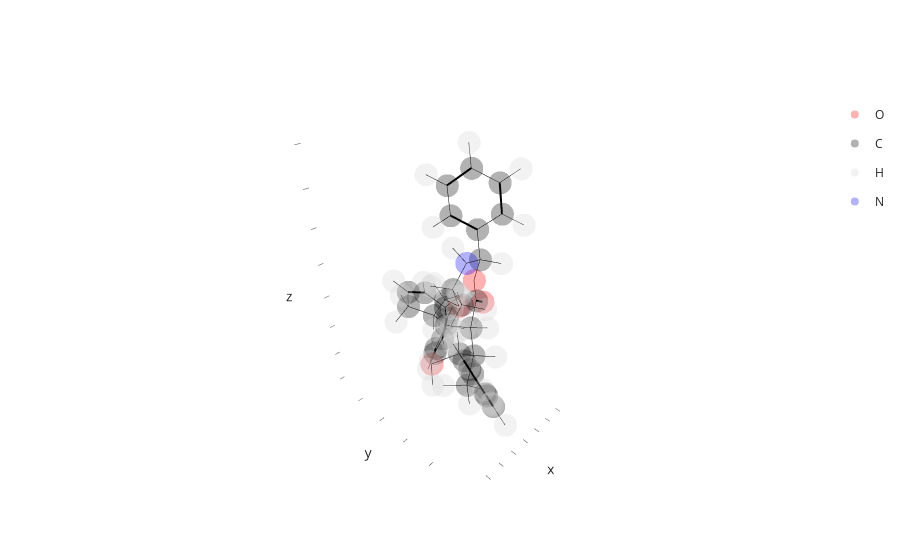

The cell this chart's notebook holds for it:
### Markdown cell above
With the information that we are looking for `C6` and its hydrogens, we can finish our structure:

### Code cell
link4 = bb.linkage("C3", "C6", ["H32"], ["H62"])

# attach (using another whacky syntax) and visualize
final = mol % link4 + naphthalene
final.show()

### Figure 1 — Plotly figure (JSON) as saved in the notebook; plotly's stock layout.template omitted (floating-point values rounded to 4 significant figures; data arrays with more than 128 entries replaced by an {"elided": "..."} marker saying what was removed)
{"data": [{"customdata": [["O7", 1, 1, "UNK", "A"], ["O1", 16, 2, "UNK", "A"], ["O7", 27, 3, "UNK", "A"], ["O3", 41, 4, "UNK", "A"]], "hovertemplate": "atom_element=O<br>x=%{x}<br>y=%{y}<br>z=%{z}<br>atom_id=%{customdata[0]}<br>atom_serial=%{customdata[1]}<br>residue_serial=%{customdata[2]}<br>residue_name=%{customdata[3]}<br>chain_id=%{customdata[4]}<extra></extra>", "legendgroup": "O", "marker": {"color": "red", "opacity": 0.3, "symbol": "circle"}, "mode": "markers", "name": "O", "scene": "scene", "showlegend": true, "type": "scatter3d", "x": [5.243, 1.837, 2.707, 2.034], "y": [-1.101, -1.048, -0.8858, -2.446], "z": [0.8953, 2.762, 4.519, 1.848]}, {"customdata": {"elided": "31x5 mixed values"}, "hovertemplate": "atom_element=C<br>x=%{x}<br>y=%{y}<br>z=%{z}<br>atom_id=%{customdata[0]}<br>atom_serial=%{customdata[1]}<br>residue_serial=%{customdata[2]}<br>residue_name=%{customdata[3]}<br>chain_id=%{customdata[4]}<extra></extra>", "legendgroup": "C", "marker": {"color": "black", "opacity": 0.3, "symbol": "circle"}, "mode": "markers", "name": "C", "scene": "scene", "showlegend": true, "type": "scatter3d", "x": [3.331, 3.923, 3.488, 2.621, 2.935, 2.068, 2.225, 3.963, 3.949, 5.206, 2.74, 1.435, 1.508, 1.98, 0.8224, 1.913, 0.7548, 1.3, 2.549, 3.277, 1.734, 1.428, 0.3621, 2.34, 3.017, 0.8568, 2.227, -0.1845, 2.052, 1.771, 0.4823], "y": [-0.4205, -0.5873, 0.784, -1.469, 0.9401, -1.313, -0.1082, 0.3657, 0.1138, 1.13, -0.6732, -1.922, -1.603, -3.112, -1.029, -3.41, -1.327, -2.518, -2.403, -1.072, -3.765, -4.038, -5.18, -4.025, -5.373, -6.419, -4.067, -5.564, -6.513, -4.679, -5.323], "z": [-0.344, 1.015, -1.03, -0.9292, -2.301, -2.2, -2.886, 1.555, 3.058, 1.129, 3.503, 6.241, 4.786, 6.723, 7.121, 8.084, 8.482, 8.963, 3.183, 3.337, 1.409, -0.7046, -0.6105, 0.5331, 0.7835, 0.1031, -1.992, -1.97, 0.7007, -3.094, -3.107]}, {"customdata": {"elided": "37x5 mixed values"}, "hovertemplate": "atom_element=H<br>x=%{x}<br>y=%{y}<br>z=%{z}<br>atom_id=%{customdata[0]}<br>atom_serial=%{customdata[1]}<br>residue_serial=%{customdata[2]}<br>residue_name=%{customdata[3]}<br>chain_id=%{customdata[4]}<extra></extra>", "legendgroup": "H", "marker": {"color": "lightgray", "opacity": 0.3, "symbol": "circle"}, "mode": "markers", "name": "H", "scene": "scene", "showlegend": true, "type": "scatter3d", "x": [3.334, 4.041, 2.493, 3.058, 1.516, 1.795, 5.723, 3.071, 3.947, 4.837, 5.257, 5.194, 6.114, 0.6576, 2.462, 0.3957, 2.337, 0.2782, 1.247, 3.271, 2.602, 3.719, 4.078, 1.696, 0.6796, 1.897, 0.8913, -0.4771, 3.104, 3.827, 3.472, 0.1995, 3.178, -1.145, 2.34, 2.346, 0.07337], "y": [-1.28, 1.607, -2.413, 1.878, -2.129, 0.01322, -0.5603, 0.9321, 1.062, -0.4528, 2.104, 1.301, 0.5701, -0.991, -3.814, -0.0978, -4.337, -0.6324, -2.75, -3.214, -0.2256, -0.9666, -0.9905, -3.253, -3.798, -4.491, -3.078, -4.789, -3.243, -5.538, -5.358, -7.285, -3.544, -6.071, -7.451, -4.669, -5.625], "z": [1.625, -0.5854, -0.4058, -2.835, -2.656, -3.876, 0.2445, 1.262, 3.606, 3.358, 1.627, 0.04822, 1.375, 4.467, 6.047, 6.758, 8.458, 9.167, 10.02, 3.334, 3.161, 4.333, 2.594, 4.831, 1.123, 2.211, -0.7134, -0.01886, 0.4465, 0.06409, 1.78, 0.1262, -2.03, -2.012, 1.166, -4.013, -4.065]}, {"customdata": [["N1", 42, 4, "UNK", "A"]], "hovertemplate": "atom_element=N<br>x=%{x}<br>y=%{y}<br>z=%{z}<br>atom_id=%{customdata[0]}<br>atom_serial=%{customdata[1]}<br>residue_serial=%{customdata[2]}<br>residue_name=%{customdata[3]}<br>chain_id=%{customdata[4]}<extra></extra>", "legendgroup": "N", "marker": {"color": "blue", "opacity": 0.3, "symbol": "circle"}, "mode": "markers", "name": "N", "scene": "scene", "showlegend": true, "type": "scatter3d", "x": [1.499], "y": [-2.48], "z": [4.197]}, {"hoverinfo": "skip", "line": {"color": "black", "width": 1}, "mode": "lines", "showlegend": false, "type": "scatter3d", "x": [5.243, 3.923], "y": [-1.101, -0.5873], "z": [0.8953, 1.015]}, {"hoverinfo": "skip", "line": {"color": "black", "width": 1}, "mode": "lines", "showlegend": false, "type": "scatter3d", "x": [5.243, 5.723], "y": [-1.101, -0.5603], "z": [0.8953, 0.2445]}, {"hoverinfo": "skip", "line": {"color": "black", "width": 1}, "mode": "lines", "showlegend": false, "type": "scatter3d", "x": [3.331, 3.923], "y": [-0.4205, -0.5873], "z": [-0.344, 1.015]}, {"hoverinfo": "skip", "line": {"color": "black", "width": 4}, "mode": "lines", "showlegend": false, "type": "scatter3d", "x": [3.331, 3.488], "y": [-0.4205, 0.784], "z": [-0.344, -1.03]}, {"hoverinfo": "skip", "line": {"color": "black", "width": 1}, "mode": "lines", "showlegend": false, "type": "scatter3d", "x": [3.331, 2.621], "y": [-0.4205, -1.469], "z": [-0.344, -0.9292]}, {"hoverinfo": "skip", "line": {"color": "black", "width": 1}, "mode": "lines", "showlegend": false, "type": "scatter3d", "x": [3.923, 3.334], "y": [-0.5873, -1.28], "z": [1.015, 1.625]}, {"hoverinfo": "skip", "line": {"color": "black", "width": 1}, "mode": "lines", "showlegend": false, "type": "scatter3d", "x": [3.923, 3.963], "y": [-0.5873, 0.3657], "z": [1.015, 1.555]}, {"hoverinfo": "skip", "line": {"color": "black", "width": 1}, "mode": "lines", "showlegend": false, "type": "scatter3d", "x": [3.488, 2.935], "y": [0.784, 0.9401], "z": [-1.03, -2.301]}, {"hoverinfo": "skip", "line": {"color": "black", "width": 1}, "mode": "lines", "showlegend": false, "type": "scatter3d", "x": [3.488, 4.041], "y": [0.784, 1.607], "z": [-1.03, -0.5854]}, {"hoverinfo": "skip", "line": {"color": "black", "width": 4}, "mode": "lines", "showlegend": false, "type": "scatter3d", "x": [2.621, 2.068], "y": [-1.469, -1.313], "z": [-0.9292, -2.2]}, {"hoverinfo": "skip", "line": {"color": "black", "width": 1}, "mode": "lines", "showlegend": false, "type": "scatter3d", "x": [2.621, 2.493], "y": [-1.469, -2.413], "z": [-0.9292, -0.4058]}, {"hoverinfo": "skip", "line": {"color": "black", "width": 4}, "mode": "lines", "showlegend": false, "type": "scatter3d", "x": [2.935, 2.225], "y": [0.9401, -0.1082], "z": [-2.301, -2.886]}, {"hoverinfo": "skip", "line": {"color": "black", "width": 1}, "mode": "lines", "showlegend": false, "type": "scatter3d", "x": [2.935, 3.058], "y": [0.9401, 1.878], "z": [-2.301, -2.835]}, {"hoverinfo": "skip", "line": {"color": "black", "width": 1}, "mode": "lines", "showlegend": false, "type": "scatter3d", "x": [2.068, 2.225], "y": [-1.313, -0.1082], "z": [-2.2, -2.886]}, {"hoverinfo": "skip", "line": {"color": "black", "width": 1}, "mode": "lines", "showlegend": false, "type": "scatter3d", "x": [2.068, 1.516], "y": [-1.313, -2.129], "z": [-2.2, -2.656]}, {"hoverinfo": "skip", "line": {"color": "black", "width": 1}, "mode": "lines", "showlegend": false, "type": "scatter3d", "x": [2.225, 1.795], "y": [-0.1082, 0.01322], "z": [-2.886, -3.876]}, {"hoverinfo": "skip", "line": {"color": "black", "width": 4}, "mode": "lines", "showlegend": false, "type": "scatter3d", "x": [1.837, 2.74], "y": [-1.048, -0.6732], "z": [2.762, 3.503]}, {"hoverinfo": "skip", "line": {"color": "black", "width": 1}, "mode": "lines", "showlegend": false, "type": "scatter3d", "x": [3.963, 3.949], "y": [0.3657, 0.1138], "z": [1.555, 3.058]}, {"hoverinfo": "skip", "line": {"color": "black", "width": 1}, "mode": "lines", "showlegend": false, "type": "scatter3d", "x": [3.963, 5.206], "y": [0.3657, 1.13], "z": [1.555, 1.129]}, {"hoverinfo": "skip", "line": {"color": "black", "width": 1}, "mode": "lines", "showlegend": false, "type": "scatter3d", "x": [3.963, 3.071], "y": [0.3657, 0.9321], "z": [1.555, 1.262]}, {"hoverinfo": "skip", "line": {"color": "black", "width": 1}, "mode": "lines", "showlegend": false, "type": "scatter3d", "x": [3.949, 2.74], "y": [0.1138, -0.6732], "z": [3.058, 3.503]}, {"hoverinfo": "skip", "line": {"color": "black", "width": 1}, "mode": "lines", "showlegend": false, "type": "scatter3d", "x": [3.949, 3.947], "y": [0.1138, 1.062], "z": [3.058, 3.606]}, {"hoverinfo": "skip", "line": {"color": "black", "width": 1}, "mode": "lines", "showlegend": false, "type": "scatter3d", "x": [3.949, 4.837], "y": [0.1138, -0.4528], "z": [3.058, 3.358]}, {"hoverinfo": "skip", "line": {"color": "black", "width": 1}, "mode": "lines", "showlegend": false, "type": "scatter3d", "x": [5.206, 5.257], "y": [1.13, 2.104], "z": [1.129, 1.627]}, {"hoverinfo": "skip", "line": {"color": "black", "width": 1}, "mode": "lines", "showlegend": false, "type": "scatter3d", "x": [5.206, 5.194], "y": [1.13, 1.301], "z": [1.129, 0.04822]}, {"hoverinfo": "skip", "line": {"color": "black", "width": 1}, "mode": "lines", "showlegend": false, "type": "scatter3d", "x": [5.206, 6.114], "y": [1.13, 0.5701], "z": [1.129, 1.375]}, {"hoverinfo": "skip", "line": {"color": "black", "width": 1}, "mode": "lines", "showlegend": false, "type": "scatter3d", "x": [2.74, 2.707], "y": [-0.6732, -0.8858], "z": [3.503, 4.519]}, {"hoverinfo": "skip", "line": {"color": "black", "width": 1}, "mode": "lines", "showlegend": false, "type": "scatter3d", "x": [2.707, 1.508], "y": [-0.8858, -1.603], "z": [4.519, 4.786]}, {"hoverinfo": "skip", "line": {"color": "black", "width": 1}, "mode": "lines", "showlegend": false, "type": "scatter3d", "x": [1.435, 1.508], "y": [-1.922, -1.603], "z": [6.241, 4.786]}, {"hoverinfo": "skip", "line": {"color": "black", "width": 4}, "mode": "lines", "showlegend": false, "type": "scatter3d", "x": [1.435, 1.98], "y": [-1.922, -3.112], "z": [6.241, 6.723]}, {"hoverinfo": "skip", "line": {"color": "black", "width": 1}, "mode": "lines", "showlegend": false, "type": "scatter3d", "x": [1.435, 0.8224], "y": [-1.922, -1.029], "z": [6.241, 7.121]}, {"hoverinfo": "skip", "line": {"color": "black", "width": 1}, "mode": "lines", "showlegend": false, "type": "scatter3d", "x": [1.508, 0.6576], "y": [-1.603, -0.991], "z": [4.786, 4.467]}, {"hoverinfo": "skip", "line": {"color": "black", "width": 1}, "mode": "lines", "showlegend": false, "type": "scatter3d", "x": [1.508, 1.499], "y": [-1.603, -2.48], "z": [4.786, 4.197]}, {"hoverinfo": "skip", "line": {"color": "black", "width": 1}, "mode": "lines", "showlegend": false, "type": "scatter3d", "x": [1.98, 1.913], "y": [-3.112, -3.41], "z": [6.723, 8.084]}, {"hoverinfo": "skip", "line": {"color": "black", "width": 1}, "mode": "lines", "showlegend": false, "type": "scatter3d", "x": [1.98, 2.462], "y": [-3.112, -3.814], "z": [6.723, 6.047]}, {"hoverinfo": "skip", "line": {"color": "black", "width": 4}, "mode": "lines", "showlegend": false, "type": "scatter3d", "x": [0.8224, 0.7548], "y": [-1.029, -1.327], "z": [7.121, 8.482]}, {"hoverinfo": "skip", "line": {"color": "black", "width": 1}, "mode": "lines", "showlegend": false, "type": "scatter3d", "x": [0.8224, 0.3957], "y": [-1.029, -0.0978], "z": [7.121, 6.758]}, {"hoverinfo": "skip", "line": {"color": "black", "width": 4}, "mode": "lines", "showlegend": false, "type": "scatter3d", "x": [1.913, 1.3], "y": [-3.41, -2.518], "z": [8.084, 8.963]}, {"hoverinfo": "skip", "line": {"color": "black", "width": 1}, "mode": "lines", "showlegend": false, "type": "scatter3d", "x": [1.913, 2.337], "y": [-3.41, -4.337], "z": [8.084, 8.458]}, {"hoverinfo": "skip", "line": {"color": "black", "width": 1}, "mode": "lines", "showlegend": false, "type": "scatter3d", "x": [0.7548, 1.3], "y": [-1.327, -2.518], "z": [8.482, 8.963]}, {"hoverinfo": "skip", "line": {"color": "black", "width": 1}, "mode": "lines", "showlegend": false, "type": "scatter3d", "x": [0.7548, 0.2782], "y": [-1.327, -0.6324], "z": [8.482, 9.167]}, {"hoverinfo": "skip", "line": {"color": "black", "width": 1}, "mode": "lines", "showlegend": false, "type": "scatter3d", "x": [1.3, 1.247], "y": [-2.518, -2.75], "z": [8.963, 10.02]}, {"hoverinfo": "skip", "line": {"color": "black", "width": 1}, "mode": "lines", "showlegend": false, "type": "scatter3d", "x": [2.034, 2.549], "y": [-2.446, -2.403], "z": [1.848, 3.183]}, {"hoverinfo": "skip", "line": {"color": "black", "width": 1}, "mode": "lines", "showlegend": false, "type": "scatter3d", "x": [2.034, 1.734], "y": [-2.446, -3.765], "z": [1.848, 1.409]}, {"hoverinfo": "skip", "line": {"color": "black", "width": 1}, "mode": "lines", "showlegend": false, "type": "scatter3d", "x": [1.499, 2.549], "y": [-2.48, -2.403], "z": [4.197, 3.183]}, {"hoverinfo": "skip", "line": {"color": "black", "width": 1}, "mode": "lines", "showlegend": false, "type": "scatter3d", "x": [1.499, 1.696], "y": [-2.48, -3.253], "z": [4.197, 4.831]}, {"hoverinfo": "skip", "line": {"color": "black", "width": 1}, "mode": "lines", "showlegend": false, "type": "scatter3d", "x": [2.549, 3.277], "y": [-2.403, -1.072], "z": [3.183, 3.337]}, {"hoverinfo": "skip", "line": {"color": "black", "width": 1}, "mode": "lines", "showlegend": false, "type": "scatter3d", "x": [2.549, 3.271], "y": [-2.403, -3.214], "z": [3.183, 3.334]}, {"hoverinfo": "skip", "line": {"color": "black", "width": 1}, "mode": "lines", "showlegend": false, "type": "scatter3d", "x": [3.277, 2.602], "y": [-1.072, -0.2256], "z": [3.337, 3.161]}, {"hoverinfo": "skip", "line": {"color": "black", "width": 1}, "mode": "lines", "showlegend": false, "type": "scatter3d", "x": [3.277, 3.719], "y": [-1.072, -0.9666], "z": [3.337, 4.333]}, {"hoverinfo": "skip", "line": {"color": "black", "width": 1}, "mode": "lines", "showlegend": false, "type": "scatter3d", "x": [3.277, 4.078], "y": [-1.072, -0.9905], "z": [3.337, 2.594]}, {"hoverinfo": "skip", "line": {"color": "black", "width": 1}, "mode": "lines", "showlegend": false, "type": "scatter3d", "x": [1.734, 0.6796], "y": [-3.765, -3.798], "z": [1.409, 1.123]}, {"hoverinfo": "skip", "line": {"color": "black", "width": 1}, "mode": "lines", "showlegend": false, "type": "scatter3d", "x": [1.734, 1.897], "y": [-3.765, -4.491], "z": [1.409, 2.211]}, {"hoverinfo": "skip", "line": {"color": "black", "width": 1}, "mode": "lines", "showlegend": false, "type": "scatter3d", "x": [1.734, 2.34], "y": [-3.765, -4.025], "z": [1.409, 0.5331]}, {"hoverinfo": "skip", "line": {"color": "black", "width": 1}, "mode": "lines", "showlegend": false, "type": "scatter3d", "x": [1.428, 0.3621], "y": [-4.038, -5.18], "z": [-0.7046, -0.6105]}, {"hoverinfo": "skip", "line": {"color": "black", "width": 1}, "mode": "lines", "showlegend": false, "type": "scatter3d", "x": [1.428, 2.34], "y": [-4.038, -4.025], "z": [-0.7046, 0.5331]}, {"hoverinfo": "skip", "line": {"color": "black", "width": 1}, "mode": "lines", "showlegend": false, "type": "scatter3d", "x": [1.428, 2.227], "y": [-4.038, -4.067], "z": [-0.7046, -1.992]}, {"hoverinfo": "skip", "line": {"color": "black", "width": 1}, "mode": "lines", "showlegend": false, "type": "scatter3d", "x": [1.428, 0.8913], "y": [-4.038, -3.078], "z": [-0.7046, -0.7134]}, {"hoverinfo": "skip", "line": {"color": "black", "width": 1}, "mode": "lines", "showlegend": false, "type": "scatter3d", "x": [0.3621, 0.8568], "y": [-5.18, -6.419], "z": [-0.6105, 0.1031]}, {"hoverinfo": "skip", "line": {"color": "black", "width": 1}, "mode": "lines", "showlegend": false, "type": "scatter3d", "x": [0.3621, -0.1845], "y": [-5.18, -5.564], "z": [-0.6105, -1.97]}, {"hoverinfo": "skip", "line": {"color": "black", "width": 1}, "mode": "lines", "showlegend": false, "type": "scatter3d", "x": [0.3621, -0.4771], "y": [-5.18, -4.789], "z": [-0.6105, -0.01886]}, {"hoverinfo": "skip", "line": {"color": "black", "width": 1}, "mode": "lines", "showlegend": false, "type": "scatter3d", "x": [2.34, 3.017], "y": [-4.025, -5.373], "z": [0.5331, 0.7835]}, {"hoverinfo": "skip", "line": {"color": "black", "width": 1}, "mode": "lines", "showlegend": false, "type": "scatter3d", "x": [2.34, 3.104], "y": [-4.025, -3.243], "z": [0.5331, 0.4465]}, {"hoverinfo": "skip", "line": {"color": "black", "width": 1}, "mode": "lines", "showlegend": false, "type": "scatter3d", "x": [3.017, 2.052], "y": [-5.373, -6.513], "z": [0.7835, 0.7007]}, {"hoverinfo": "skip", "line": {"color": "black", "width": 1}, "mode": "lines", "showlegend": false, "type": "scatter3d", "x": [3.017, 3.827], "y": [-5.373, -5.538], "z": [0.7835, 0.06409]}, {"hoverinfo": "skip", "line": {"color": "black", "width": 1}, "mode": "lines", "showlegend": false, "type": "scatter3d", "x": [3.017, 3.472], "y": [-5.373, -5.358], "z": [0.7835, 1.78]}, {"hoverinfo": "skip", "line": {"color": "black", "width": 4}, "mode": "lines", "showlegend": false, "type": "scatter3d", "x": [0.8568, 2.052], "y": [-6.419, -6.513], "z": [0.1031, 0.7007]}, {"hoverinfo": "skip", "line": {"color": "black", "width": 1}, "mode": "lines", "showlegend": false, "type": "scatter3d", "x": [0.8568, 0.1995], "y": [-6.419, -7.285], "z": [0.1031, 0.1262]}, {"hoverinfo": "skip", "line": {"color": "black", "width": 4}, "mode": "lines", "showlegend": false, "type": "scatter3d", "x": [2.227, 1.771], "y": [-4.067, -4.679], "z": [-1.992, -3.094]}, {"hoverinfo": "skip", "line": {"color": "black", "width": 1}, "mode": "lines", "showlegend": false, "type": "scatter3d", "x": [2.227, 3.178], "y": [-4.067, -3.544], "z": [-1.992, -2.03]}, {"hoverinfo": "skip", "line": {"color": "black", "width": 4}, "mode": "lines", "showlegend": false, "type": "scatter3d", "x": [-0.1845, 0.4823], "y": [-5.564, -5.323], "z": [-1.97, -3.107]}, {"hoverinfo": "skip", "line": {"color": "black", "width": 1}, "mode": "lines", "showlegend": false, "type": "scatter3d", "x": [-0.1845, -1.145], "y": [-5.564, -6.071], "z": [-1.97, -2.012]}, {"hoverinfo": "skip", "line": {"color": "black", "width": 1}, "mode": "lines", "showlegend": false, "type": "scatter3d", "x": [2.052, 2.34], "y": [-6.513, -7.451], "z": [0.7007, 1.166]}, {"hoverinfo": "skip", "line": {"color": "black", "width": 1}, "mode": "lines", "showlegend": false, "type": "scatter3d", "x": [1.771, 0.4823], "y": [-4.679, -5.323], "z": [-3.094, -3.107]}, {"hoverinfo": "skip", "line": {"color": "black", "width": 1}, "mode": "lines", "showlegend": false, "type": "scatter3d", "x": [1.771, 2.346], "y": [-4.679, -4.669], "z": [-3.094, -4.013]}, {"hoverinfo": "skip", "line": {"color": "black", "width": 1}, "mode": "lines", "showlegend": false, "type": "scatter3d", "x": [0.4823, 0.07337], "y": [-5.323, -5.625], "z": [-3.107, -4.065]}], "layout": {"scene": {"xaxis": {"showgrid": false, "showline": false, "showticklabels": false}, "yaxis": {"showgrid": false, "showline": false, "showticklabels": false}, "zaxis": {"showgrid": false, "showline": false, "showticklabels": false}}}}
